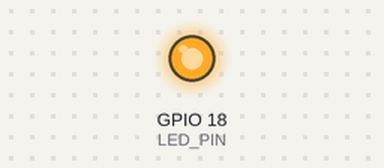
A sketch run on a simulated ESP32. Shown: output pins drawn as LEDs (lit = HIGH). No MQTT or app messages arrive unless stated; what the sketch prints to the serial monitor is not drawn.

Above: at 0.1 s.
At 0.8 s:
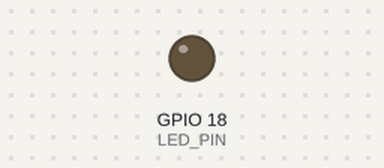
Timing chart, 0 to 2.3 s (numbered marks = the images above):
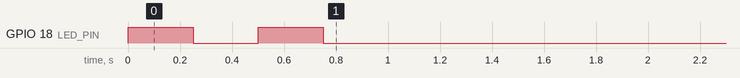

The sketch:

02_led_subscriber.ino
```cpp
#include "NetworkConfig.h"

const int LED_PIN = 18;
const bool LED_ACTIVE_HIGH = true;
const bool LED_BOOT_TEST = true;
const uint32_t FLASH_MS = 1000;
DemoConnection connection;
String lastEvent;
bool ledOn = false;
bool stateDirty = true;
uint32_t ledStartedAt = 0;
uint32_t lastStateAttempt = 0;

void setLed(bool on) {
  ledOn = on;
  if (LED_PIN >= 0) digitalWrite(LED_PIN, (on == LED_ACTIVE_HIGH) ? HIGH : LOW);
  stateDirty = true;
}

void onMessage(String &topic, String &payload) {
  if (topic != TOPIC_PRESS || !validEvent(payload) || payload == lastEvent) return;
  lastEvent = payload;
  setLed(true);
  ledStartedAt = millis();
  Serial.println("BEL MASUK: " + payload + " | LED ON");
  // Publish status dilakukan di loop, bukan di callback MQTT.
}

void setup() {
  Serial.begin(115200);
  if (LED_PIN >= 0) {
    pinMode(LED_PIN, OUTPUT);
    setLed(false);
    if (LED_BOOT_TEST) {
      Serial.printf("TES LED GPIO%d: dua kedipan\n", LED_PIN);
      for (int i = 0; i < 2; ++i) {
        setLed(true);
        delay(250);
        setLed(false);
        delay(250);
      }
    }
  }
  connection.mqtt.onMessage(onMessage);
  connection.begin("led", TOPIC_LED_STATUS);
}

void loop() {
  if (ledOn && millis() - ledStartedAt >= FLASH_MS) {
    setLed(false);
    Serial.println("LED OFF");
  }
  if (connection.maintain()) {
    if (!connection.mqtt.subscribe(TOPIC_PRESS, 1)) {
      Serial.println("Subscribe gagal; menyambung ulang.");
      connection.mqtt.disconnect();
    } else {
      stateDirty = true;
      Serial.println("SUB QoS1 demo/button/press");
    }
  }
  if (connection.mqtt.connected() && stateDirty && millis() - lastStateAttempt >= 200) {
    lastStateAttempt = millis();
    const char *state = ledOn ? "ON" : "OFF";
    stateDirty = false;
    if (!connection.mqtt.publish(TOPIC_LED, state, true, 1)) stateDirty = true;
    // Callback dapat terjadi selama publish QoS1; flag baru tetap dipertahankan.
  }
  delay(1);
}
```
